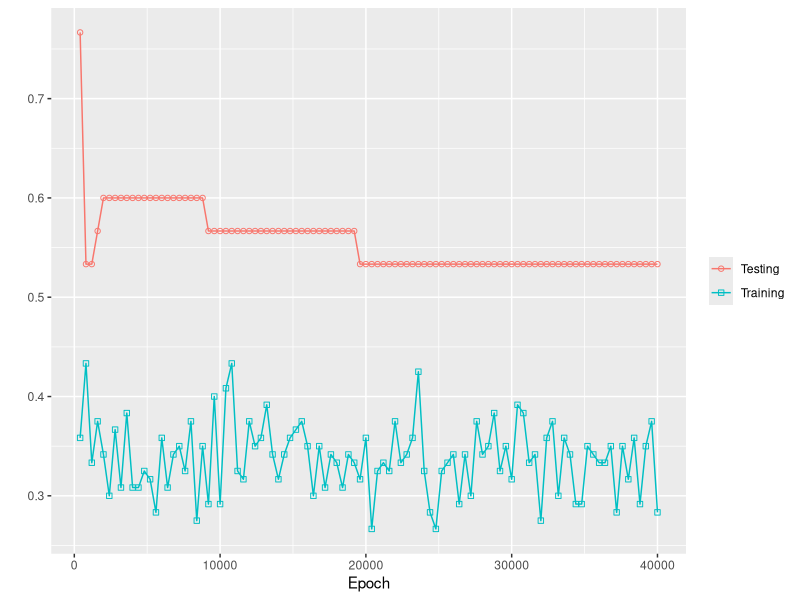
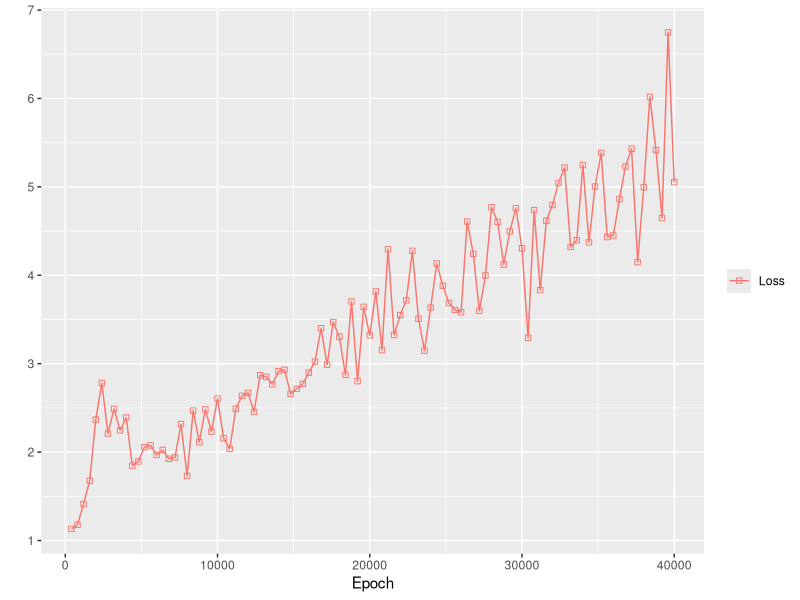

Generate these figures, in order, with R:
# This code is the implementation of using softmax and cross-entropy to perform
# multi-class classification task on the Iris flower dataset
################################################################################
# LOAD LIBRARY
################################################################################
library(mlbench)
library(ggplot2)
################################################################################
# UTILITIES 
################################################################################
# Define sigmoid function
sigmoid <- function(z) {
  return (1/(1 + exp(-z)))
}

# Define softmax function
softmax <- function(z) {
  shift_z <- z - max(z)
  exp_score <- exp(shift_z)
  return (exp_score / sum(exp_score))
}
softmax_1 <- function(z) {
  exp_score <- exp(z*1)
  return (exp_score / sum(exp_score))
}
# Normalise to (0,1)
range01 <- function(z){
  return ((z - min(z)) / (max(z) - min(z)))
}
################################################################################
# LOAD DATA
################################################################################
# Load data
data(iris)
dt <- iris

dt$Species <- as.character(dt$Species)
dt$Species[which(dt$Species =="setosa")] <- 1
dt$Species[which(dt$Species =="versicolor")] <- 2
dt$Species[which(dt$Species =="virginica")] <- 3
dt$Species <- as.factor(dt$Species)
summary(dt)

################################################################################
# TRAINING WITH L2 REGULARIZATION
################################################################################
set.seed(65432)
x_idx = 1:4
y_idx = 5
data = dt
training_percent = 0.8
learning_rate = 1e-2
regularization_rate = 1e-8
iters = 4e4

N <- nrow(data)
##############################
# Data spliting
##############################
# Shuffle the data
smpl <- sample(1:N, N) 
data <- data[smpl,]

# Input and output
## Input
x <- data[, x_idx]
x <- unname(data.matrix(data[x_idx]))
x <- cbind(1, x) # Add bias
x <- t(x) # Return to column vector form
x <- apply(x, 2, range01) #data normalisation

## Output
y <- data[, y_idx]
classes <- sort(unique(data[,y_idx]))
for(level in classes){ # Generate dummy columns
  data[paste("class", level, sep = "")] <- ifelse(data[, y_idx] == level, 1, 0)
}
y <- data[, -(1:y_idx)] # Get dummy columns
y <- unname(data.matrix(y)) # Convert to matrix
y <- t(y) # Return to column vector form

# Split data for testing and training
training_size <- N*training_percent
testing_size <- N - training_size

# Training data
training_x <- x[, 1:training_size]
training_y <- y[, 1:training_size] #output training 3x120
y_single <- data[,y_idx][1:training_size] #output training 1x120

# Testing data
testing_x <- x[, (training_size+1):N] #input testing 5x30
desire_result <- data[, y_idx][(training_size+1):N] #output testing 1x30

##############################
# Initial weight matrices 
##############################
w1 <- matrix(rnorm(25, mean = 0, sd = 1/sqrt(5)), nrow = 5, ncol = 5)
w2 <- matrix(rnorm(15, mean = 0, sd = 1/sqrt(5)), nrow = 5, ncol = 3)

##############################
# Store logs for reporting
##############################
training_accuracy <- numeric() #accuracy of training set 
testing_accuracy <- numeric() #accuracy of testing set
loss <- numeric() #loss

for (j in 1:iters) {
  ##############################
  # Shuffle data for every epoch
  ##############################
  smpl_training <- sample(1:training_size, training_size)
  smpl_testing <- sample(1:testing_size, testing_size)
  
  training_x <- training_x[, smpl_training]
  training_y <- training_y[, smpl_training]
  
  testing_x <- testing_x[, smpl_testing]
  desire_result <- desire_result[smpl_testing]
  ##############################
  # Forward
  ##############################
  ## Hidden layer
  s1 <- t(w1) %*% training_x
  s1
  a1 <- sigmoid(s1) # Sigmoid
  a1
  
  ## Output layer
  s2 <- t(w2) %*% a1
  s2
  a2 <- apply(s2, 2, softmax) #Softmax
  a2
  
  ## Loss
  matching_probs <- sapply(1:ncol(a2), function(i) return (a2[y_single[i], i]))
  log_prob <- -log(matching_probs)
  cross_entropy_loss  <- sum(log_prob)/training_size
  reg_loss <- 0.5*regularization_rate* (sum(w1*w1) + sum(w2*w2))
  loss <- c(loss, cross_entropy_loss + reg_loss)
  
  ## Accuracy 
  # Result
  pred1 <- max.col(t(a2))
  training_accuracy <- c(training_accuracy, (mean(as.integer(y_single) == pred1)))
  ##############################
  # TESTING
  ##############################
  # Hidden layer
  s1_test <- t(w1) %*% testing_x
  s1_test
  a1_test <- sigmoid(s1_test) # Sigmoid
  a1_test
  
  # Output layer
  s2_test <- t(w2) %*% a1_test
  s2_test
  a2_test <- apply(s2_test, 2, softmax)
  a2_test
  
  # Result
  pred2 <- max.col(t(a2_test))
  testing_accuracy <- c(testing_accuracy, (mean(as.integer(desire_result) == pred2)))
  ##############################
  # BACKWARD
  ##############################
  ## w2
  dw2 <- (-1) * a1 %*% t(training_y - a2) # Gradient
  dw2
  dw2 <- dw2 + regularization_rate*w2 # Add regularisation term
  w2 <- w2 - learning_rate * dw2 #  Update
  
  ## w1
  dw1 <- (w2 %*% (training_y - a2) * (a1*(1-a1))) %*% t(training_x) # Gradient
  dw1
  dw1 <- dw1 + regularization_rate*w1 # Add regularisation term
  w1 <- w1 - learning_rate * dw1 # Update
}

################################################################################
# REPORT
################################################################################
# Collect data for report
report <- data.frame(training_accuracy = training_accuracy, 
                     testing_accuracy = testing_accuracy, epoch = 1:iters, loss = loss)
report <- report[which((report$epoch %% 400) == 0),] #keep less epoches

# Plot
ggplot(data = report, mapping = aes(x = epoch)) +
  geom_path(aes(y = training_accuracy, colour = "Training")) +
  geom_path(aes(y = testing_accuracy, colour = "Testing")) +
  geom_point(aes(y = training_accuracy, colour = "Training"), shape = 0) + 
  geom_point(aes(y = testing_accuracy, colour = "Testing"), shape = 21) +
  xlab("Epoch") + ylab("") +
  theme(legend.title=element_blank())

ggplot(data = report, mapping = aes(x = epoch)) +
  geom_path(aes(y = loss, colour = "Loss")) +
  geom_point(aes(y = loss, colour = "Loss"), shape = 0) + 
  xlab("Epoch") + ylab("") +
  theme(legend.title=element_blank())

# ggsave("figs/overfit_checking_2.png")